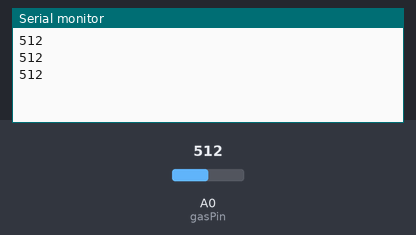
The sketch below on a simulated Arduino Uno, built with avr-gcc and run on an emulated ATmega328P. On the bench: the last lines printed to the serial monitor. The inputs (shaded band) are chosen by the test bench; at power-on: A0 (gasPin) = 512.

Above: at 1.3 s.
1.4 s: A0 (gasPin) set to 490
At 1.9 s:
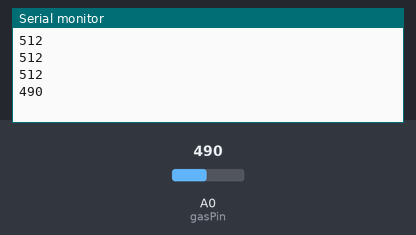
2.9 s: A0 (gasPin) set to 510
At 3.5 s:
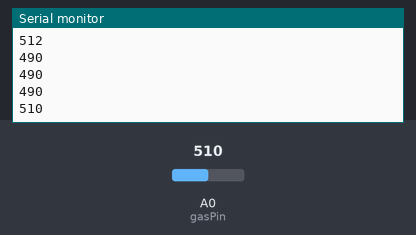
Timing chart, 0 to 5.9 s (numbered marks = the images above; inputs shaded):
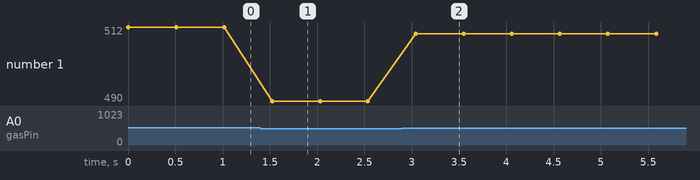

Measured:
- after the input at 1.4 s, the serial monitor: prints a new line after 0.13 s (image 1)
- after the input at 2.9 s, the serial monitor: prints a new line after 0.14 s (image 2)
- plotted number 1: 512 → 490 after the input at 1.4 s, 490 → 510 after the input at 2.9 s

The sketch:

blt_master_sieuam.ino
```cpp
  #include <SoftwareSerial.h>
int gasPin = 0;
int val = 0;
SoftwareSerial HC05_master(2,3); //tx,rx
void setup() {
  Serial.begin(9600);
  HC05_master.begin(9600);
}

void loop() {

  val = analogRead(gasPin);
  Serial.println(val);

  if (val <500) {
    HC05_master.println("ff");
  }
  else if (val >=500) {
    HC05_master.println("ffffff");
  }
  delay(500);
}
```
